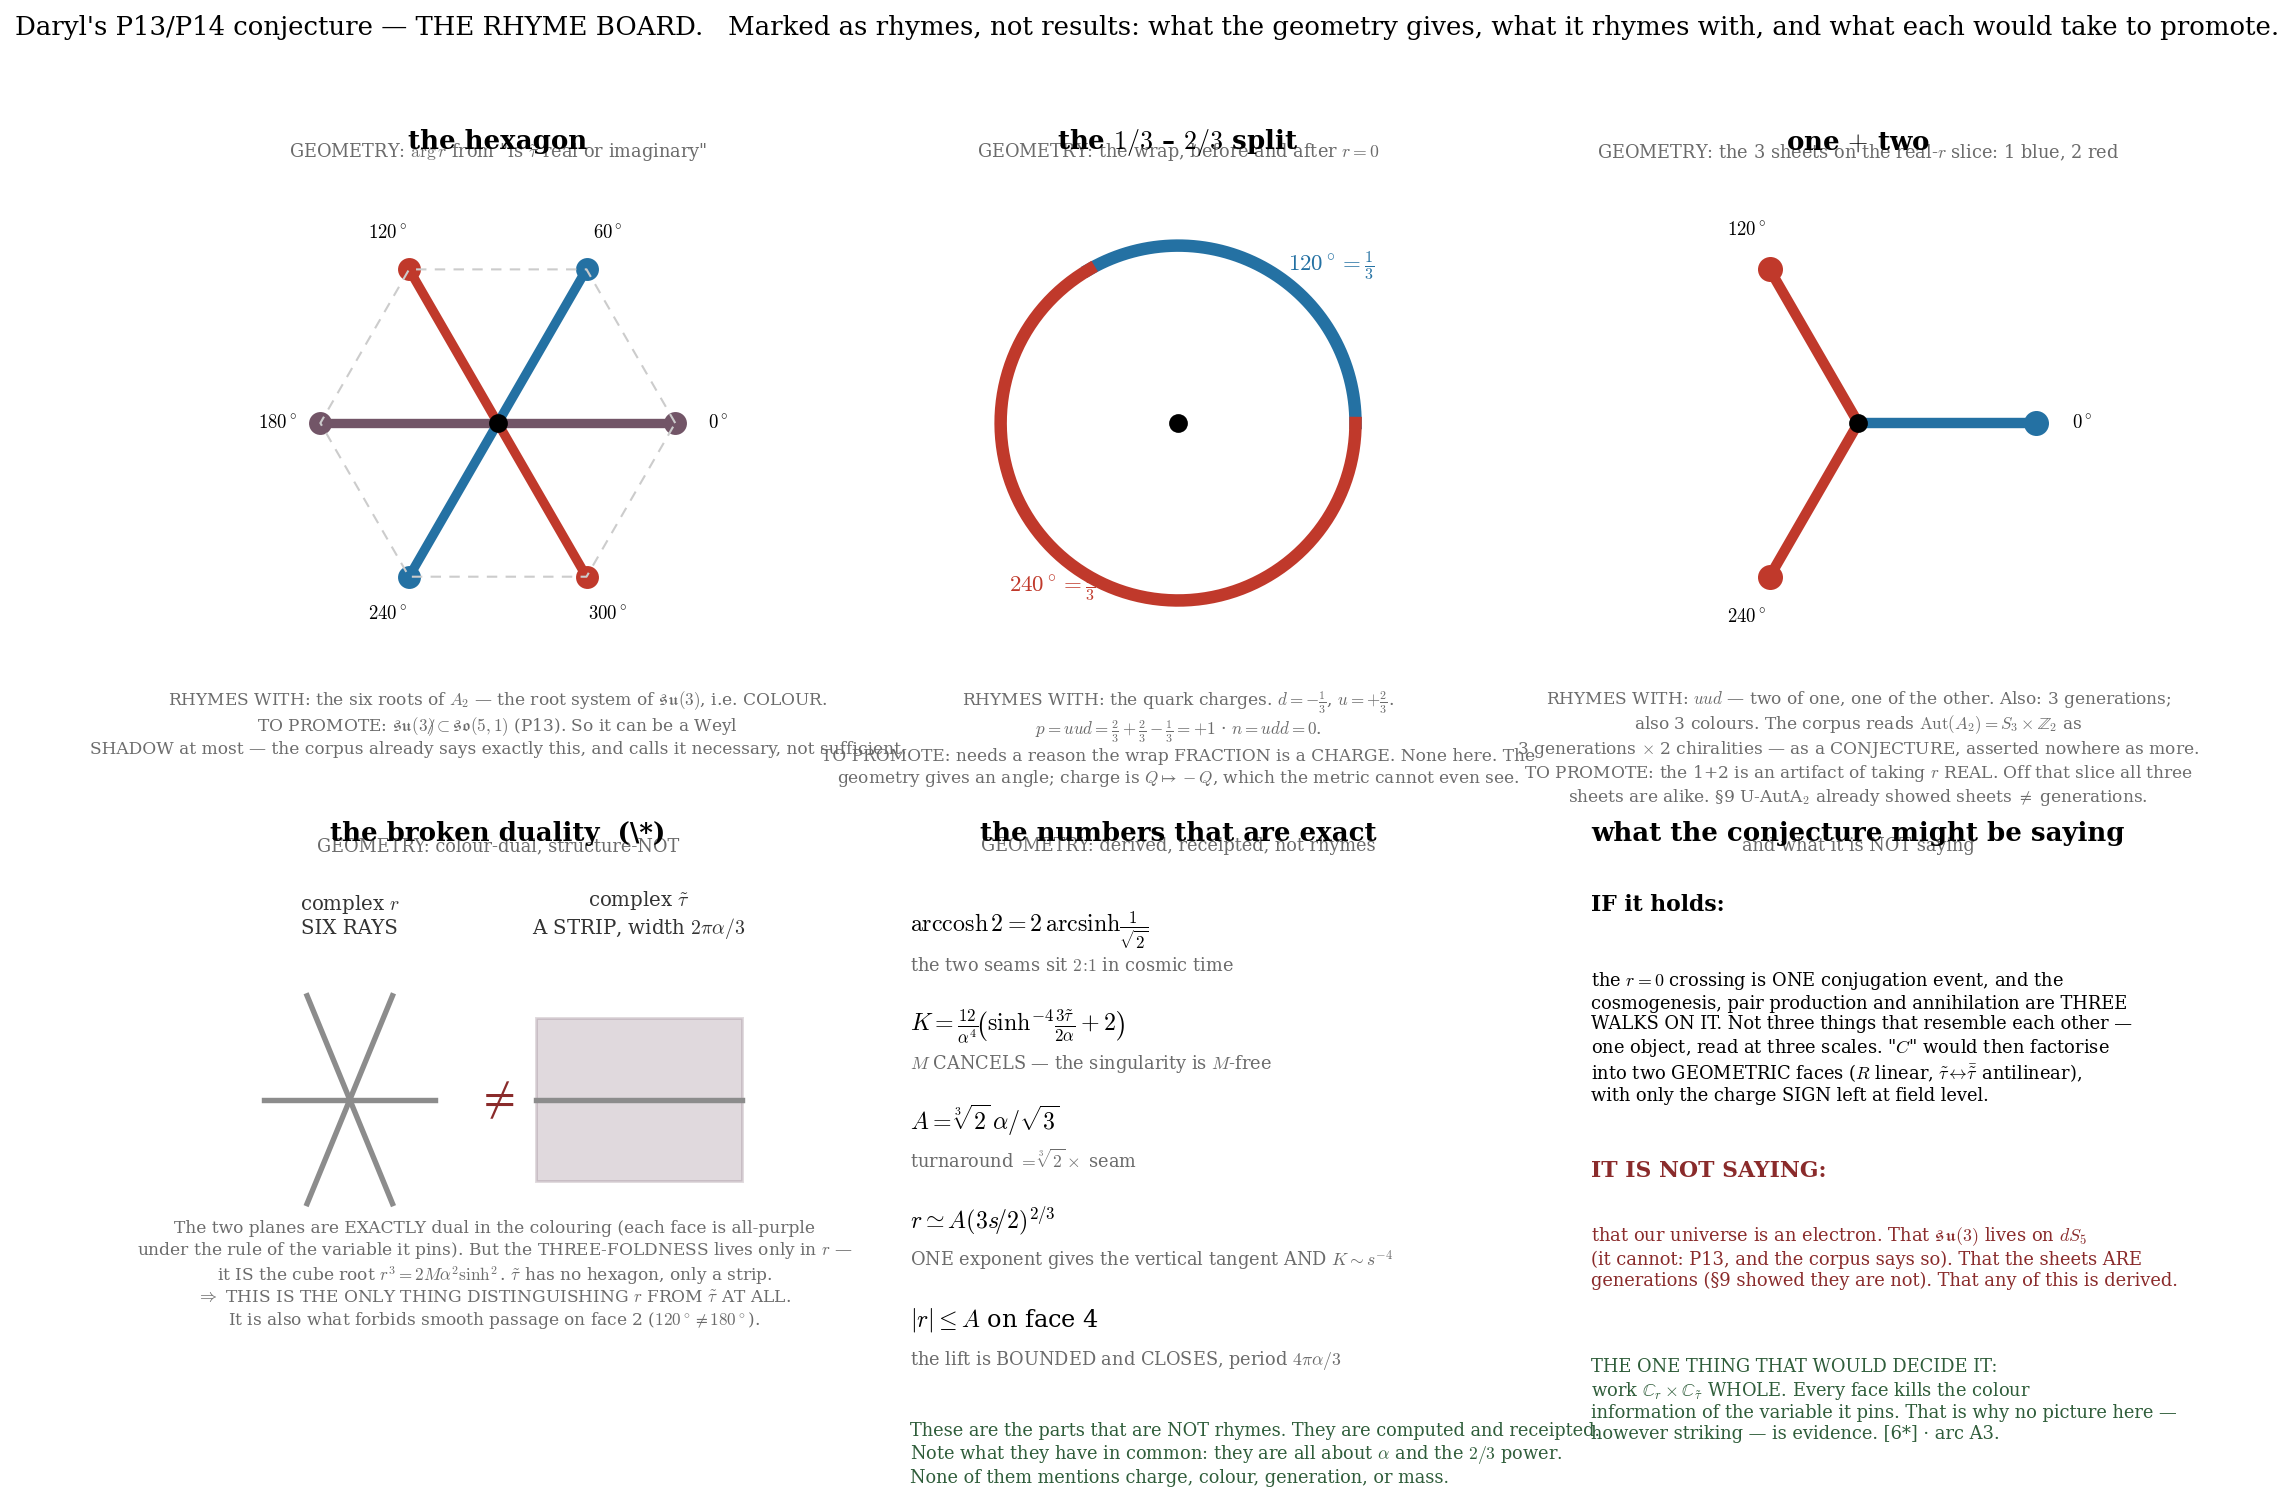

Write the Python code that produced this figure.
"""DARYL'S P13/P14 CONJECTURE -- THE RHYME BOARD.
*** THIS IS NOT A RESULT. IT IS A COLLECTION OF RHYMES, MARKED AS RHYMES. ***
Each panel states what the geometry ACTUALLY gives (left, in black) and what it RHYMES with
(right, in grey), plus WHAT IT WOULD TAKE to promote the rhyme. Nothing here is asserted.
Built at Daryl's request (r1083): "collect that up visually and descriptively and openly without
worrying about rigour ... and then give an honest idea of what the conjecture might be saying."
"""
import numpy as np, matplotlib; matplotlib.use('Agg'); import matplotlib.pyplot as plt
import matplotlib.colors as mc
plt.rcParams.update({'font.family':'serif','font.size':11,'mathtext.fontset':'cm'})
BLUE, RED = '#2471a3', '#c0392b'
PURPLE = tuple((np.array(mc.to_rgb(RED)) + np.array(mc.to_rgb(BLUE)))/2)
GREY = '0.42'
fig = plt.figure(figsize=(16.5, 10.6))
gs = fig.add_gridspec(2, 3, hspace=0.30, wspace=0.22)

def head(ax, t, sub):
    ax.set_title(t, fontsize=12.5, pad=8, fontweight='bold')
    ax.text(0.5, 1.005, sub, transform=ax.transAxes, ha='center', va='bottom', fontsize=8.5, color=GREY)

# ---- 1. THE HEXAGON ----
ax = fig.add_subplot(gs[0,0])
for th in range(0,360,60):
    c = PURPLE if th%180==0 else (BLUE if th in (60,240) else RED)
    x,y = np.cos(np.deg2rad(th)), np.sin(np.deg2rad(th))
    ax.plot([0,x],[0,y], color=c, lw=4.5); ax.plot(x,y,'o',color=c,ms=10)
    ax.annotate(f'${th}^\\circ$',(x,y),xytext=(1.24*x,1.24*y),ha='center',va='center',fontsize=9)
ax.plot([np.cos(np.deg2rad(t)) for t in range(0,361,60)],[np.sin(np.deg2rad(t)) for t in range(0,361,60)],
        color='0.8',lw=1,ls=(0,(5,4)))
ax.plot(0,0,'o',color='k',ms=8); ax.set_aspect('equal'); ax.set_xlim(-1.5,1.5); ax.set_ylim(-1.55,1.45); ax.axis('off')
head(ax,'the hexagon','GEOMETRY: $\\arg r$ from "is $\\tilde\\tau$ real or imaginary"')
ax.text(0,-1.5,'RHYMES WITH: the six roots of $A_2$ — the root system of $\\mathfrak{su}(3)$, i.e. COLOUR.\n'
        'TO PROMOTE: $\\mathfrak{su}(3)\\not\\subset\\mathfrak{so}(5,1)$ (P13). So it can be a Weyl\n'
        'SHADOW at most — the corpus already says exactly this, and calls it necessary, not sufficient.',
        ha='center',va='top',fontsize=8.2,color=GREY)

# ---- 2. THE 1/3 - 2/3 ----
ax = fig.add_subplot(gs[0,1])
th1 = np.linspace(0,120,200); th2 = np.linspace(120,360,300)
ax.plot(np.cos(np.deg2rad(th1)),np.sin(np.deg2rad(th1)),color=BLUE,lw=6)
ax.plot(np.cos(np.deg2rad(th2)),np.sin(np.deg2rad(th2)),color=RED,lw=6)
ax.annotate('$120^\\circ=\\frac{1}{3}$',(np.cos(np.deg2rad(60)),np.sin(np.deg2rad(60))),
            xytext=(0.62,0.86),fontsize=11,color=BLUE)
ax.annotate('$240^\\circ=\\frac{2}{3}$',(np.cos(np.deg2rad(240)),np.sin(np.deg2rad(240))),
            xytext=(-0.95,-0.95),fontsize=11,color=RED)
ax.plot(0,0,'o',color='k',ms=8); ax.set_aspect('equal'); ax.set_xlim(-1.5,1.5); ax.set_ylim(-1.55,1.45); ax.axis('off')
head(ax,'the $1/3$ – $2/3$ split','GEOMETRY: the wrap, before and after $r=0$')
ax.text(0,-1.5,'RHYMES WITH: the quark charges. $d=-\\frac{1}{3}$, $u=+\\frac{2}{3}$.\n'
        '$p=uud=\\frac{2}{3}+\\frac{2}{3}-\\frac{1}{3}=+1$ · $n=udd=0$.\n'
        'TO PROMOTE: needs a reason the wrap FRACTION is a CHARGE. None here. The\n'
        'geometry gives an angle; charge is $Q\\mapsto-Q$, which the metric cannot even see.',
        ha='center',va='top',fontsize=8.2,color=GREY)

# ---- 3. ONE + TWO ----
ax = fig.add_subplot(gs[0,2])
for th,c,lb in [(0,BLUE,'$0^\\circ$'),(120,RED,'$120^\\circ$'),(240,RED,'$240^\\circ$')]:
    x,y = np.cos(np.deg2rad(th)), np.sin(np.deg2rad(th))
    ax.plot([0,x],[0,y],color=c,lw=5); ax.plot(x,y,'o',color=c,ms=11)
    ax.annotate(lb,(x,y),xytext=(1.26*x,1.26*y),ha='center',va='center',fontsize=9)
ax.plot(0,0,'o',color='k',ms=8); ax.set_aspect('equal'); ax.set_xlim(-1.5,1.5); ax.set_ylim(-1.55,1.45); ax.axis('off')
head(ax,'one $+$ two','GEOMETRY: the 3 sheets on the real-$r$ slice: 1 blue, 2 red')
ax.text(0,-1.5,'RHYMES WITH: $uud$ — two of one, one of the other. Also: 3 generations;\n'
        'also 3 colours. The corpus reads $\\mathrm{Aut}(A_2)=S_3\\times\\mathbb{Z}_2$ as\n'
        '3 generations $\\times$ 2 chiralities — as a CONJECTURE, asserted nowhere as more.\n'
        'TO PROMOTE: the 1+2 is an artifact of taking $r$ REAL. Off that slice all three\n'
        'sheets are alike. §9 U-AutA$_2$ already showed sheets $\\neq$ generations.',
        ha='center',va='top',fontsize=8.2,color=GREY)

# ---- 4. THE BROKEN DUALITY ----
ax = fig.add_subplot(gs[1,0])
for th in range(0,360,60):
    x,y=0.62*np.cos(np.deg2rad(th)),0.62*np.sin(np.deg2rad(th))
    ax.plot([0,x],[0,y],color='0.55',lw=2.6)
ax.text(0,0.86,'complex $r$\nSIX RAYS',ha='center',fontsize=9.5,color='0.2')
ax.add_patch(plt.Rectangle((1.35,-0.42),1.5,0.84,fc=PURPLE,alpha=0.22,ec=PURPLE,lw=1.4))
ax.plot([1.35,2.85],[0,0],color='0.55',lw=2.6)
ax.text(2.1,0.86,'complex $\\tilde\\tau$\nA STRIP, width $2\\pi\\alpha/3$',ha='center',fontsize=9.5,color='0.2')
ax.text(1.05,0,'$\\neq$',ha='center',va='center',fontsize=22,color='#8a2b2b')
ax.set_xlim(-0.95,3.1); ax.set_ylim(-1.5,1.25); ax.axis('off')
head(ax,'the broken duality  (\*)','GEOMETRY: colour-dual, structure-NOT')
ax.text(1.05,-0.62,'The two planes are EXACTLY dual in the colouring (each face is all-purple\n'
        'under the rule of the variable it pins). But the THREE-FOLDNESS lives only in $r$ —\n'
        'it IS the cube root $r^3=2M\\alpha^2\\sinh^2$. $\\tilde\\tau$ has no hexagon, only a strip.\n'
        '$\\Rightarrow$ THIS IS THE ONLY THING DISTINGUISHING $r$ FROM $\\tilde\\tau$ AT ALL.\n'
        'It is also what forbids smooth passage on face 2 ($120^\\circ\\neq180^\\circ$).',
        ha='center',va='top',fontsize=8.2,color=GREY)

# ---- 5. THE NUMBERS ----
ax = fig.add_subplot(gs[1,1]); ax.axis('off')
head(ax,'the numbers that are exact','GEOMETRY: derived, receipted, not rhymes')
rows = [('$\\mathrm{arccosh}\\,2 = 2\\,\\mathrm{arcsinh}\\frac{1}{\\sqrt{2}}$','the two seams sit $2\\!:\\!1$ in cosmic time'),
        ('$K=\\frac{12}{\\alpha^4}\\!\\left(\\sinh^{-4}\\!\\frac{3\\tilde\\tau}{2\\alpha}+2\\right)$','$M$ CANCELS — the singularity is $M$-free'),
        ('$A=\\sqrt[3]{2}\\,\\alpha/\\sqrt{3}$','turnaround $=\\sqrt[3]{2}\\times$ seam'),
        ('$r\\simeq A(3s\\!/2)^{2/3}$','ONE exponent gives the vertical tangent AND $K\\sim s^{-4}$'),
        ('$|r|\\leq A$ on face 4','the lift is BOUNDED and CLOSES, period $4\\pi\\alpha/3$')]
for i,(a,b) in enumerate(rows):
    y = 0.86 - i*0.185
    ax.text(0.02,y,a,fontsize=11.5); ax.text(0.02,y-0.072,b,fontsize=8.5,color=GREY)
ax.text(0.02,-0.06,'These are the parts that are NOT rhymes. They are computed and receipted.\n'
        'Note what they have in common: they are all about $\\alpha$ and the $2/3$ power.\n'
        'None of them mentions charge, colour, generation, or mass.',
        fontsize=8.5,color='#2f5d3a',va='top')

# ---- 6. THE HONEST LEDGER ----
ax = fig.add_subplot(gs[1,2]); ax.axis('off')
head(ax,'what the conjecture might be saying','and what it is NOT saying')
ax.text(0.02,0.90,'IF it holds:', fontsize=10.5, fontweight='bold')
ax.text(0.02,0.79,'the $r=0$ crossing is ONE conjugation event, and the\n'
        'cosmogenesis, pair production and annihilation are THREE\n'
        'WALKS ON IT. Not three things that resemble each other —\n'
        'one object, read at three scales. "$C$" would then factorise\n'
        'into two GEOMETRIC faces ($R$ linear, $\\tilde\\tau\\!\\leftrightarrow\\!\\bar{\\tilde\\tau}$ antilinear),\n'
        'with only the charge SIGN left at field level.',
        fontsize=8.6, va='top')
ax.text(0.02,0.40,'IT IS NOT SAYING:', fontsize=10.5, fontweight='bold', color='#8a2b2b')
ax.text(0.02,0.31,'that our universe is an electron. That $\\mathfrak{su}(3)$ lives on $dS_5$\n'
        '(it cannot: P13, and the corpus says so). That the sheets ARE\n'
        'generations (§9 showed they are not). That any of this is derived.',
        fontsize=8.6, va='top', color='#8a2b2b')
ax.text(0.02,0.06,'THE ONE THING THAT WOULD DECIDE IT:\n'
        'work $\\mathbb{C}_r\\times\\mathbb{C}_{\\tilde\\tau}$ WHOLE. Every face kills the colour\n'
        'information of the variable it pins. That is why no picture here —\n'
        'however striking — is evidence. [6*] · arc A3.',
        fontsize=8.6, va='top', color='#2f5d3a')

fig.suptitle("Daryl's P13/P14 conjecture — THE RHYME BOARD.   Marked as rhymes, not results: what the geometry gives, what it rhymes with, and what each would take to promote.",
             fontsize=12.5, y=0.975)
plt.savefig('daryl_p13p14_RHYME_BOARD.pdf', bbox_inches='tight')
plt.savefig('daryl_p13p14_RHYME_BOARD.png', dpi=150, bbox_inches='tight')
print('rhyme board built: 3 rhymes, 1 structural break, the exact numbers, the honest ledger.')
